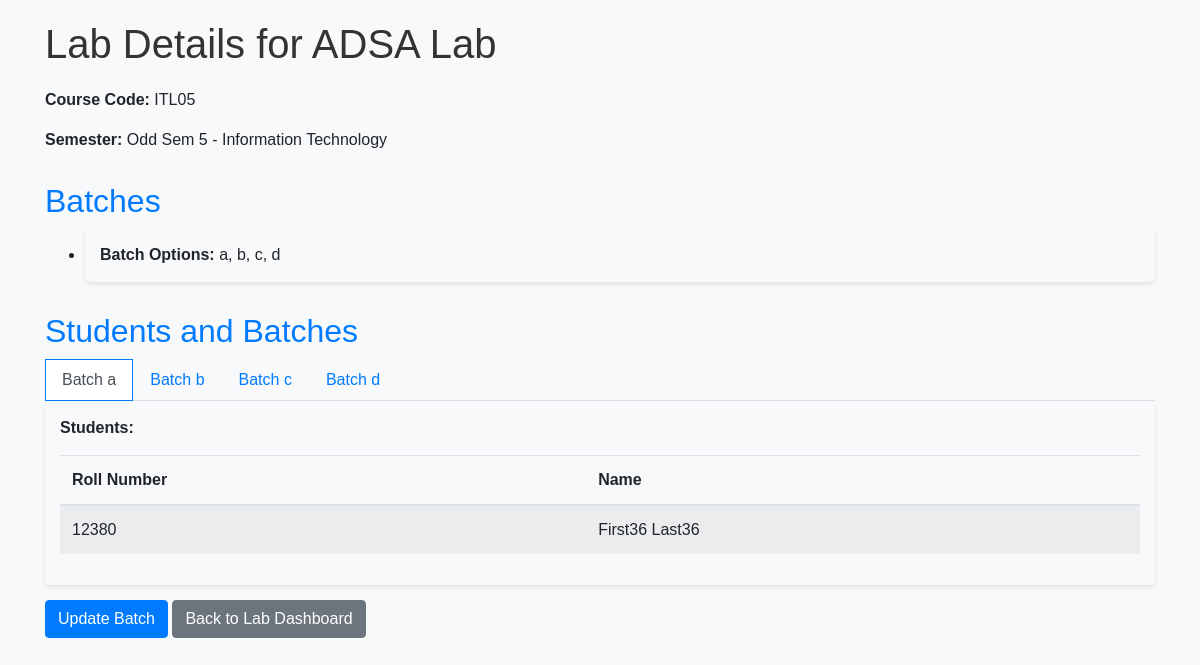
The app's page /labs/4/ with its own data.
### myapp/models.py (models this page shows, shortened)
class Labs(models.Model):
    code = models.CharField(max_length=10, unique=True, verbose_name="Course Code")
    name = models.CharField(max_length=100, verbose_name="Course Name")
    semester = models.ForeignKey('Semester', on_delete=models.CASCADE, related_name='lab_semester_list', verbose_name="Semester",blank=True, null=True)
    index = models.IntegerField(verbose_name="Index", default=0)
    class Meta:
        indexes = [
            models.Index(fields=['code']),
            models.Index(fields=['name']),
        ]

class Semester(models.Model):
    SEMESTER_CHOICES = [
        ('Odd', 'Odd'),
        ('Even', 'Even'),
    ]
    YEAR_CHOICES = [
        ('FE', 'First Year'),
        ('SE', 'Second Year'),
        ('TE', 'Third Year'),
        ('BE', 'Fourth Year'),
    ]
    semester_number = models.IntegerField(verbose_name="Semester Number")
    session_year = models.ForeignKey(SessionYear, on_delete=models.CASCADE, related_name='semesters', verbose_name="Session Year")
    semester_type = models.CharField(max_length=10, choices=SEMESTER_CHOICES, verbose_name="Semester Type")
    year = models.CharField(max_length=2, choices=YEAR_CHOICES, verbose_name="Year")
    courses = models.ManyToManyField(Course, related_name='semesters', verbose_name="Courses", blank=True)
    labs = models.ManyToManyField(Labs, related_name='semester_labs', verbose_name="Labs", blank=True)
    class Meta:
        unique_together = ('session_year', 'semester_number')
        indexes = [
            models.Index(fields=['semester_number']),
            models.Index(fields=['semester_type']),
        ]
    def __str__(self):
        return f"{self.get_semester_type_display()} Sem {self.semester_number} - {self.session_year.department.name}"

class SessionYear(models.Model):
    academic_year = models.CharField(max_length=10, verbose_name="Academic Year")  # e.g., "2023-2024"
    start_date = models.DateField(verbose_name="Start Date")
    end_date = models.DateField(verbose_name="End Date")
    department = models.ForeignKey(Department, on_delete=models.CASCADE, related_name='sessions', verbose_name="Department")
    class Meta:
        indexes = [
            models.Index(fields=['academic_year']),
            models.Index(fields=['start_date']),
            models.Index(fields=['end_date']),
        ]

class Department(models.Model):
    name = models.CharField(max_length=100, unique=True, verbose_name="Department Name")
    created_at = models.DateTimeField(auto_now_add=True, verbose_name="Created At")
    updated_at = models.DateTimeField(auto_now=True, verbose_name="Updated At")
    class Meta:
        indexes = [
            models.Index(fields=['name']),
        ]

class Batches(models.Model):
    lab = models.ForeignKey('Labs', on_delete=models.CASCADE, related_name='batches', verbose_name="Lab")
    batch_options = models.TextField(verbose_name="Batch Options", default="[]")  # Store a single set of batch options as a JSON string

class Student(models.Model):
    user = models.OneToOneField(User, on_delete=models.CASCADE)
    student_id = models.CharField(max_length=20, unique=True, verbose_name="Student ID")
    roll_number = models.CharField(max_length=10, unique=True, null=True, blank=True, verbose_name="Roll Number")
    semester = models.ForeignKey(Semester, on_delete=models.SET_NULL, null=True, blank=True, related_name='students', verbose_name="Semester")
    mobile_no = models.CharField(max_length=15, blank=True, null=True, verbose_name="Mobile Number")
    email = models.EmailField(blank=True, null=True, verbose_name="Email")
    address = models.TextField(blank=True, null=True, verbose_name="Address")
    lab_batch = models.ForeignKey(LabsBatches, on_delete=models.SET_NULL, null=True, blank=True, verbose_name="Lab Batch")
    batches = models.JSONField(verbose_name="Batches for Labs", blank=True, null=True, default=dict)  # Default to empty dict
    def __str__(self):
        return f"Student: {self.user.username} - ID: {self.student_id} - Roll No: {self.roll_number}"
    class Meta:
        indexes = [
            models.Index(fields=['student_id']),
            models.Index(fields=['roll_number']),
            models.Index(fields=['email']),
        ]

### myapp/teacherViews.py (the view)
# urls.py: path('labs/<int:lab_id>/', teacherViews.lab_detail, name='lab_detail'),
def lab_detail(request, lab_id):
    lab = get_object_or_404(Labs, id=lab_id)
    batches = lab.batches.all()  # Get all batches for the lab
    students = Student.objects.filter(semester=lab.semester)
    print(students)
    index = lab.index
    for batch in batches:
        batch.batch_options = json.loads(batch.batch_options)  # Ensure it's a list
    batch_student_data = []
    for batch in batches[0].batch_options:
        match_students = []
        for student in students:
            if(student.batches[str(index)] == batch):
                print(f'Batch: {batch}, Student: {student}')
                match_students.append({
                    'batch': batch,
                    'student': student
                })
        batch_student_data.append({
            'batch': batch,
            'match_students':match_students
        })
    print(f"Students and Batches {batch_student_data}")
    context = {
        'lab': lab,
        'batches': batches,  # Pass all batches
        'batch_student_data': batch_student_data
    }
    return render(request, 'teachertemplates/lab_detail.html', context)

### templates/teachertemplates/lab_detail.html (shortened to what this page needs)
<!DOCTYPE html>
<html lang="en">
<head>
    <link href="https://stackpath.bootstrapcdn.com/bootstrap/4.5.2/css/bootstrap.min.css" rel="stylesheet">
</head>
<body>
    <div class="container">
        <h1>Lab Details for {{ lab.name }}</h1>
        <p><strong>Course Code:</strong> {{ lab.code }}</p>
        <p><strong>Semester:</strong> {{ lab.semester }}</p>
        <h2>Batches</h2>
        <ul class="batch-list">
            {% for batch in batches %}
                <li class="batch-item">
                    <strong>Batch Options:</strong> {{ batch.batch_options|join:', ' }}
                </li>
            {% empty %}
                <li class="no-data">No batches added for this lab yet.</li>
            {% endfor %}
        </ul>
        <h2>Students and Batches</h2>
        <ul class="nav nav-tabs" id="batchTab" role="tablist">
            {% for batch_data in batch_student_data %}
                <li class="nav-item">
                    <a class="nav-link {% if forloop.first %}active{% endif %}" id="batch-{{ forloop.counter0 }}-tab" data-toggle="tab" href="#batch-{{ forloop.counter0 }}" role="tab" aria-controls="batch-{{ forloop.counter0 }}" aria-selected="{% if forloop.first %}true{% else %}false{% endif %}">
                        Batch {{ batch_data.batch|join:', ' }}
                    </a>
                </li>
            {% endfor %}
        </ul>
        <div class="tab-content" id="batchTabContent">
            {% for batch_data in batch_student_data %}
                <div class="tab-pane fade {% if forloop.first %}show active{% endif %}" id="batch-{{ forloop.counter0 }}" role="tabpanel" aria-labelledby="batch-{{ forloop.counter0 }}-tab">
                    <div class="batch-item">
                        <strong>Students:</strong>
                        <table class="table table-striped">
                            <thead>
                                <tr>
                                    <th>Roll Number</th>
                                    <th>Name</th>
                                </tr>
                            </thead>
                            <tbody>
                                {% for student_data in batch_data.match_students %}
                                    <tr>
                                        <td>{{ student_data.student.roll_number }}</td>
                                        <td>{{ student_data.student.user.get_full_name }}</td>
                                    </tr>
                                {% empty %}
                                    <tr>
                                        <td colspan="2" class="no-data">No students assigned to this batch.</td>
                                    </tr>
                                {% endfor %}
                            </tbody>
                        </table>
                    </div>
                </div>
            {% endfor %}
        </div>
        <a href="{% url 'add_batches' lab.id %}" class="btn btn-primary">Update Batch</a>
        <a href="{% url 'lab_dashboard' %}" class="btn btn-secondary">Back to Lab Dashboard</a>
    </div>
</body>
</html>

### templates/teachertemplates/lab_detail.html (style rules this page uses)
body { font-family: Arial, sans-serif; background-color: #f8f9fa; padding: 20px; }
h1 { margin-bottom: 20px; color: #333; }
h2 { margin-top: 30px; color: #007bff; }
.batch-item { padding: 15px; margin-bottom: 15px; border-radius: 5px; box-shadow: 0 2px 4px rgba(0, 0, 0, 0.1); }
.table { margin-top: 15px; }
.nav-tabs .nav-link { border: 1px solid transparent; border-radius: 0; }
.nav-tabs .nav-link.active { border-color: #007bff; background-color: #fff; }

### records on screen
Labs: name "ADSA Lab", code "ITL05", semester "Odd Sem 5 - Information Technology"
Batches: batch_options "a, b, c, d"
Student: student.roll_number "12380", student.user.get_full_name "First36 Last36"

### other values on screen
{{ batch_data.batch|join:', ' }} "a" "b" "c" "d"
